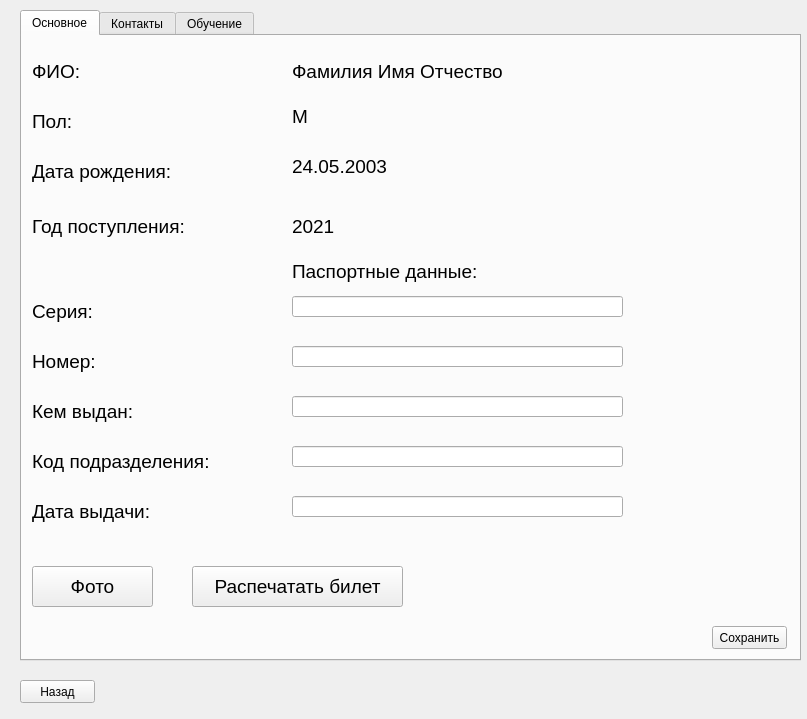
<?xml version="1.0" encoding="UTF-8"?>
<ui version="4.0">
 <class>Anketa</class>
 <widget class="QMainWindow" name="Anketa">
  <property name="geometry">
   <rect>
    <x>0</x>
    <y>0</y>
    <width>807</width>
    <height>719</height>
   </rect>
  </property>
  <property name="windowTitle">
   <string>MainWindow</string>
  </property>
  <widget class="QWidget" name="centralwidget">
   <widget class="QTabWidget" name="tabWidget">
    <property name="geometry">
     <rect>
      <x>20</x>
      <y>10</y>
      <width>781</width>
      <height>651</height>
     </rect>
    </property>
    <property name="currentIndex">
     <number>0</number>
    </property>
    <widget class="QWidget" name="tab">
     <attribute name="title">
      <string>Основное</string>
     </attribute>
     <widget class="QLabel" name="label">
      <property name="geometry">
       <rect>
        <x>10</x>
        <y>20</y>
        <width>51</width>
        <height>31</height>
       </rect>
      </property>
      <property name="font">
       <font>
        <pointsize>14</pointsize>
       </font>
      </property>
      <property name="text">
       <string>ФИО:</string>
      </property>
     </widget>
     <widget class="QLabel" name="label_2">
      <property name="geometry">
       <rect>
        <x>10</x>
        <y>70</y>
        <width>51</width>
        <height>31</height>
       </rect>
      </property>
      <property name="font">
       <font>
        <pointsize>14</pointsize>
       </font>
      </property>
      <property name="text">
       <string>Пол:</string>
      </property>
     </widget>
     <widget class="QLabel" name="label_3">
      <property name="geometry">
       <rect>
        <x>10</x>
        <y>120</y>
        <width>161</width>
        <height>31</height>
       </rect>
      </property>
      <property name="font">
       <font>
        <pointsize>14</pointsize>
       </font>
      </property>
      <property name="text">
       <string>Дата рождения:</string>
      </property>
     </widget>
     <widget class="QLabel" name="label_4">
      <property name="geometry">
       <rect>
        <x>10</x>
        <y>170</y>
        <width>161</width>
        <height>41</height>
       </rect>
      </property>
      <property name="font">
       <font>
        <pointsize>14</pointsize>
       </font>
      </property>
      <property name="text">
       <string>Год поступления:</string>
      </property>
     </widget>
     <widget class="QLabel" name="label_5">
      <property name="geometry">
       <rect>
        <x>270</x>
        <y>220</y>
        <width>191</width>
        <height>31</height>
       </rect>
      </property>
      <property name="font">
       <font>
        <pointsize>14</pointsize>
       </font>
      </property>
      <property name="text">
       <string>Паспортные данные:</string>
      </property>
     </widget>
     <widget class="QLabel" name="label_6">
      <property name="geometry">
       <rect>
        <x>10</x>
        <y>260</y>
        <width>161</width>
        <height>31</height>
       </rect>
      </property>
      <property name="font">
       <font>
        <pointsize>14</pointsize>
       </font>
      </property>
      <property name="text">
       <string>Серия:</string>
      </property>
     </widget>
     <widget class="QLabel" name="label_7">
      <property name="geometry">
       <rect>
        <x>10</x>
        <y>310</y>
        <width>161</width>
        <height>31</height>
       </rect>
      </property>
      <property name="font">
       <font>
        <pointsize>14</pointsize>
       </font>
      </property>
      <property name="text">
       <string>Номер:</string>
      </property>
     </widget>
     <widget class="QLabel" name="label_8">
      <property name="geometry">
       <rect>
        <x>10</x>
        <y>360</y>
        <width>161</width>
        <height>31</height>
       </rect>
      </property>
      <property name="font">
       <font>
        <pointsize>14</pointsize>
       </font>
      </property>
      <property name="text">
       <string>Кем выдан:</string>
      </property>
     </widget>
     <widget class="QLabel" name="label_9">
      <property name="geometry">
       <rect>
        <x>10</x>
        <y>410</y>
        <width>201</width>
        <height>31</height>
       </rect>
      </property>
      <property name="font">
       <font>
        <pointsize>14</pointsize>
       </font>
      </property>
      <property name="text">
       <string>Код подразделения:</string>
      </property>
     </widget>
     <widget class="QLabel" name="label_10">
      <property name="geometry">
       <rect>
        <x>10</x>
        <y>460</y>
        <width>201</width>
        <height>31</height>
       </rect>
      </property>
      <property name="font">
       <font>
        <pointsize>14</pointsize>
       </font>
      </property>
      <property name="text">
       <string>Дата выдачи:</string>
      </property>
     </widget>
     <widget class="QPushButton" name="btn_photo">
      <property name="geometry">
       <rect>
        <x>10</x>
        <y>530</y>
        <width>121</width>
        <height>41</height>
       </rect>
      </property>
      <property name="font">
       <font>
        <pointsize>14</pointsize>
       </font>
      </property>
      <property name="text">
       <string>Фото</string>
      </property>
     </widget>
     <widget class="QLabel" name="label_fio">
      <property name="geometry">
       <rect>
        <x>270</x>
        <y>20</y>
        <width>261</width>
        <height>31</height>
       </rect>
      </property>
      <property name="font">
       <font>
        <pointsize>14</pointsize>
       </font>
      </property>
      <property name="text">
       <string>Фамилия Имя Отчество</string>
      </property>
     </widget>
     <widget class="QLabel" name="label_sex">
      <property name="geometry">
       <rect>
        <x>270</x>
        <y>60</y>
        <width>261</width>
        <height>41</height>
       </rect>
      </property>
      <property name="font">
       <font>
        <pointsize>14</pointsize>
       </font>
      </property>
      <property name="text">
       <string>М</string>
      </property>
     </widget>
     <widget class="QLabel" name="label_birthday">
      <property name="geometry">
       <rect>
        <x>270</x>
        <y>110</y>
        <width>261</width>
        <height>41</height>
       </rect>
      </property>
      <property name="font">
       <font>
        <pointsize>14</pointsize>
       </font>
      </property>
      <property name="text">
       <string>24.05.2003</string>
      </property>
     </widget>
     <widget class="QLabel" name="label_year_join">
      <property name="geometry">
       <rect>
        <x>270</x>
        <y>160</y>
        <width>261</width>
        <height>61</height>
       </rect>
      </property>
      <property name="font">
       <font>
        <pointsize>14</pointsize>
       </font>
      </property>
      <property name="text">
       <string>2021</string>
      </property>
     </widget>
     <widget class="QLineEdit" name="edit_serial">
      <property name="geometry">
       <rect>
        <x>270</x>
        <y>260</y>
        <width>331</width>
        <height>21</height>
       </rect>
      </property>
     </widget>
     <widget class="QLineEdit" name="edit_number">
      <property name="geometry">
       <rect>
        <x>270</x>
        <y>310</y>
        <width>331</width>
        <height>21</height>
       </rect>
      </property>
     </widget>
     <widget class="QLineEdit" name="edit_gave">
      <property name="geometry">
       <rect>
        <x>270</x>
        <y>360</y>
        <width>331</width>
        <height>21</height>
       </rect>
      </property>
     </widget>
     <widget class="QLineEdit" name="edit_code">
      <property name="geometry">
       <rect>
        <x>270</x>
        <y>410</y>
        <width>331</width>
        <height>21</height>
       </rect>
      </property>
     </widget>
     <widget class="QLineEdit" name="edit_date">
      <property name="geometry">
       <rect>
        <x>270</x>
        <y>460</y>
        <width>331</width>
        <height>21</height>
       </rect>
      </property>
     </widget>
     <widget class="QPushButton" name="btn_save">
      <property name="geometry">
       <rect>
        <x>690</x>
        <y>590</y>
        <width>75</width>
        <height>23</height>
       </rect>
      </property>
      <property name="text">
       <string>Сохранить</string>
      </property>
     </widget>
     <widget class="QPushButton" name="btn_study_ticket">
      <property name="geometry">
       <rect>
        <x>170</x>
        <y>530</y>
        <width>211</width>
        <height>41</height>
       </rect>
      </property>
      <property name="font">
       <font>
        <pointsize>14</pointsize>
       </font>
      </property>
      <property name="text">
       <string>Распечатать билет</string>
      </property>
     </widget>
    </widget>
    <widget class="QWidget" name="tab_2">
     <attribute name="title">
      <string>Контакты</string>
     </attribute>
     <widget class="QLabel" name="label_11">
      <property name="geometry">
       <rect>
        <x>20</x>
        <y>70</y>
        <width>61</width>
        <height>31</height>
       </rect>
      </property>
      <property name="font">
       <font>
        <pointsize>14</pointsize>
       </font>
      </property>
      <property name="text">
       <string>E-mail:</string>
      </property>
     </widget>
     <widget class="QLabel" name="label_12">
      <property name="geometry">
       <rect>
        <x>20</x>
        <y>120</y>
        <width>181</width>
        <height>31</height>
       </rect>
      </property>
      <property name="font">
       <font>
        <pointsize>14</pointsize>
       </font>
      </property>
      <property name="text">
       <string>Адрес по прописке:</string>
      </property>
     </widget>
     <widget class="QLabel" name="label_13">
      <property name="geometry">
       <rect>
        <x>20</x>
        <y>20</y>
        <width>91</width>
        <height>31</height>
       </rect>
      </property>
      <property name="font">
       <font>
        <pointsize>14</pointsize>
       </font>
      </property>
      <property name="text">
       <string>Телефон:</string>
      </property>
     </widget>
     <widget class="QLabel" name="label_14">
      <property name="geometry">
       <rect>
        <x>20</x>
        <y>170</y>
        <width>181</width>
        <height>41</height>
       </rect>
      </property>
      <property name="font">
       <font>
        <pointsize>14</pointsize>
       </font>
      </property>
      <property name="text">
       <string>Адрес проживания:</string>
      </property>
     </widget>
     <widget class="QLineEdit" name="edit_phone_number">
      <property name="geometry">
       <rect>
        <x>240</x>
        <y>20</y>
        <width>331</width>
        <height>21</height>
       </rect>
      </property>
     </widget>
     <widget class="QLineEdit" name="edit_email">
      <property name="geometry">
       <rect>
        <x>240</x>
        <y>70</y>
        <width>331</width>
        <height>21</height>
       </rect>
      </property>
     </widget>
     <widget class="QLineEdit" name="edit_adress_1">
      <property name="geometry">
       <rect>
        <x>240</x>
        <y>120</y>
        <width>331</width>
        <height>21</height>
       </rect>
      </property>
     </widget>
     <widget class="QLineEdit" name="edit_adress_2">
      <property name="geometry">
       <rect>
        <x>240</x>
        <y>180</y>
        <width>331</width>
        <height>21</height>
       </rect>
      </property>
     </widget>
     <widget class="QPushButton" name="btn_save_2">
      <property name="geometry">
       <rect>
        <x>690</x>
        <y>590</y>
        <width>75</width>
        <height>23</height>
       </rect>
      </property>
      <property name="text">
       <string>Сохранить</string>
      </property>
     </widget>
    </widget>
    <widget class="QWidget" name="tab_3">
     <attribute name="title">
      <string>Обучение</string>
     </attribute>
     <widget class="QPushButton" name="btn_save_3">
      <property name="geometry">
       <rect>
        <x>690</x>
        <y>590</y>
        <width>75</width>
        <height>23</height>
       </rect>
      </property>
      <property name="text">
       <string>Сохранить</string>
      </property>
     </widget>
     <widget class="QLabel" name="label_15">
      <property name="geometry">
       <rect>
        <x>10</x>
        <y>60</y>
        <width>131</width>
        <height>31</height>
       </rect>
      </property>
      <property name="font">
       <font>
        <pointsize>14</pointsize>
       </font>
      </property>
      <property name="text">
       <string>Направление:</string>
      </property>
     </widget>
     <widget class="QLabel" name="label_16">
      <property name="geometry">
       <rect>
        <x>10</x>
        <y>160</y>
        <width>261</width>
        <height>41</height>
       </rect>
      </property>
      <property name="font">
       <font>
        <pointsize>14</pointsize>
       </font>
      </property>
      <property name="text">
       <string>Номер студенческого билета:</string>
      </property>
     </widget>
     <widget class="QLabel" name="label_17">
      <property name="geometry">
       <rect>
        <x>10</x>
        <y>110</y>
        <width>181</width>
        <height>31</height>
       </rect>
      </property>
      <property name="font">
       <font>
        <pointsize>14</pointsize>
       </font>
      </property>
      <property name="text">
       <string>Номер группы:</string>
      </property>
     </widget>
     <widget class="QLabel" name="label_18">
      <property name="geometry">
       <rect>
        <x>10</x>
        <y>10</y>
        <width>101</width>
        <height>31</height>
       </rect>
      </property>
      <property name="font">
       <font>
        <pointsize>14</pointsize>
       </font>
      </property>
      <property name="text">
       <string>Факультет:</string>
      </property>
     </widget>
     <widget class="QLabel" name="label_19">
      <property name="geometry">
       <rect>
        <x>10</x>
        <y>260</y>
        <width>261</width>
        <height>31</height>
       </rect>
      </property>
      <property name="font">
       <font>
        <pointsize>14</pointsize>
       </font>
      </property>
      <property name="text">
       <string>Номер читательского билета:</string>
      </property>
     </widget>
     <widget class="QLabel" name="label_20">
      <property name="geometry">
       <rect>
        <x>10</x>
        <y>210</y>
        <width>261</width>
        <height>31</height>
       </rect>
      </property>
      <property name="font">
       <font>
        <pointsize>14</pointsize>
       </font>
      </property>
      <property name="text">
       <string>Номер зачетной книжки:</string>
      </property>
     </widget>
     <widget class="QLabel" name="label_21">
      <property name="geometry">
       <rect>
        <x>10</x>
        <y>360</y>
        <width>181</width>
        <height>41</height>
       </rect>
      </property>
      <property name="font">
       <font>
        <pointsize>14</pointsize>
       </font>
      </property>
      <property name="text">
       <string>Дата отчисления:</string>
      </property>
     </widget>
     <widget class="QLabel" name="label_22">
      <property name="geometry">
       <rect>
        <x>10</x>
        <y>310</y>
        <width>181</width>
        <height>31</height>
       </rect>
      </property>
      <property name="font">
       <font>
        <pointsize>14</pointsize>
       </font>
      </property>
      <property name="text">
       <string>Дата зачисления:</string>
      </property>
     </widget>
     <widget class="QLineEdit" name="edit_chit_bilet">
      <property name="geometry">
       <rect>
        <x>320</x>
        <y>270</y>
        <width>301</width>
        <height>20</height>
       </rect>
      </property>
     </widget>
     <widget class="QComboBox" name="comboBox_group_number">
      <property name="geometry">
       <rect>
        <x>320</x>
        <y>110</y>
        <width>291</width>
        <height>22</height>
       </rect>
      </property>
      <item>
       <property name="text">
        <string>69</string>
       </property>
      </item>
      <item>
       <property name="text">
        <string>228</string>
       </property>
      </item>
     </widget>
     <widget class="QLabel" name="label_facultet">
      <property name="geometry">
       <rect>
        <x>320</x>
        <y>10</y>
        <width>101</width>
        <height>31</height>
       </rect>
      </property>
      <property name="font">
       <font>
        <pointsize>14</pointsize>
       </font>
      </property>
      <property name="text">
       <string>Факультет</string>
      </property>
     </widget>
     <widget class="QLabel" name="label_branch">
      <property name="geometry">
       <rect>
        <x>320</x>
        <y>50</y>
        <width>131</width>
        <height>41</height>
       </rect>
      </property>
      <property name="font">
       <font>
        <pointsize>14</pointsize>
       </font>
      </property>
      <property name="text">
       <string>Направление</string>
      </property>
     </widget>
     <widget class="QLabel" name="label_stud_number">
      <property name="geometry">
       <rect>
        <x>320</x>
        <y>160</y>
        <width>131</width>
        <height>41</height>
       </rect>
      </property>
      <property name="font">
       <font>
        <pointsize>14</pointsize>
       </font>
      </property>
      <property name="text">
       <string>22345</string>
      </property>
     </widget>
     <widget class="QLabel" name="label_zach_number">
      <property name="geometry">
       <rect>
        <x>320</x>
        <y>200</y>
        <width>131</width>
        <height>41</height>
       </rect>
      </property>
      <property name="font">
       <font>
        <pointsize>14</pointsize>
       </font>
      </property>
      <property name="text">
       <string>22345</string>
      </property>
     </widget>
     <widget class="QLabel" name="label_date_zach">
      <property name="geometry">
       <rect>
        <x>320</x>
        <y>300</y>
        <width>131</width>
        <height>41</height>
       </rect>
      </property>
      <property name="font">
       <font>
        <pointsize>14</pointsize>
       </font>
      </property>
      <property name="text">
       <string>17.03.2021</string>
      </property>
     </widget>
     <widget class="QLabel" name="label_date_otch">
      <property name="geometry">
       <rect>
        <x>320</x>
        <y>360</y>
        <width>131</width>
        <height>41</height>
       </rect>
      </property>
      <property name="font">
       <font>
        <pointsize>14</pointsize>
       </font>
      </property>
      <property name="text">
       <string>17.03.2025</string>
      </property>
     </widget>
    </widget>
   </widget>
   <widget class="QPushButton" name="btn_go_to_menu">
    <property name="geometry">
     <rect>
      <x>20</x>
      <y>680</y>
      <width>75</width>
      <height>23</height>
     </rect>
    </property>
    <property name="text">
     <string>Назад</string>
    </property>
   </widget>
  </widget>
 </widget>
 <resources/>
 <connections/>
</ui>
